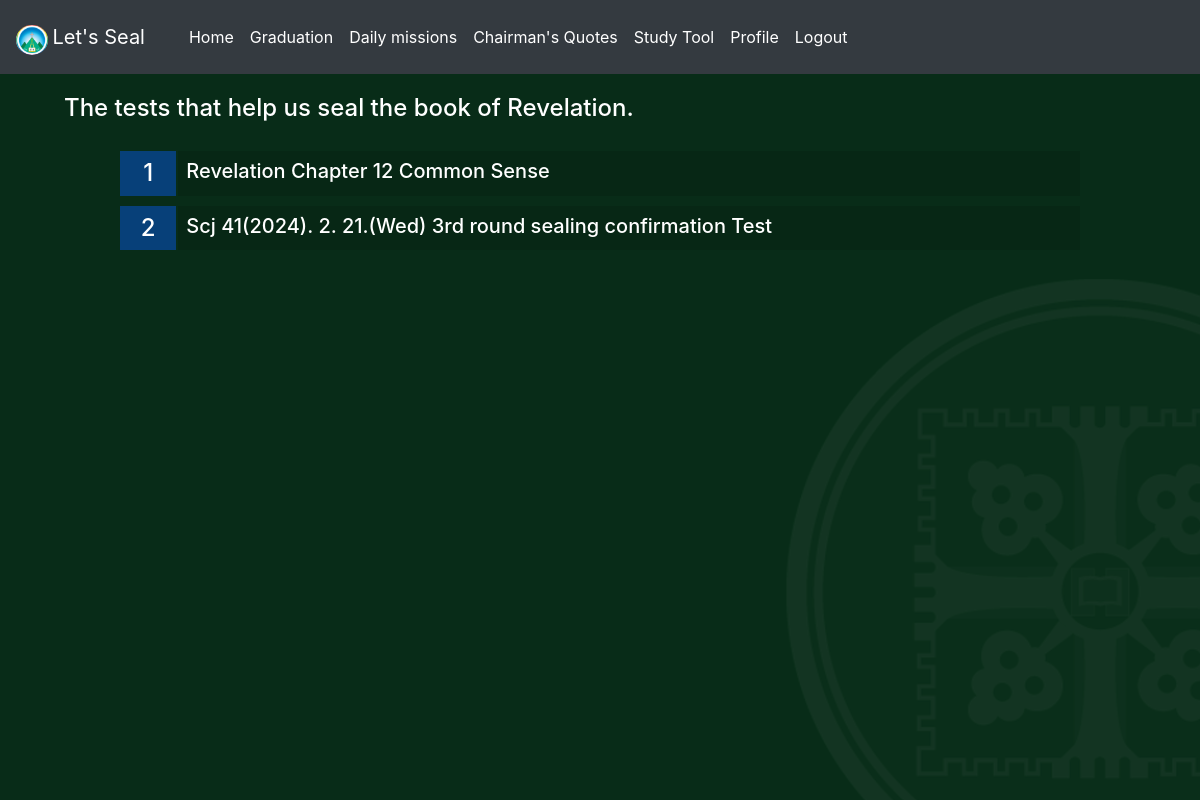
The page /core/tests/ on the database its author committed.
### core/models.py (models this page shows, shortened)
class Test(models.Model):
    number = models.CharField(max_length=3)
    title = models.CharField(max_length=255)

### core/views.py (the view)
# urls.py: path('tests/', views.tests, name='tests'),
def tests(request):
    tests = Test.objects.all()
    return render(request, 'core/tests.html', {'tests': tests})

### core/templates/core/tests.html (shortened to what this page needs)
{% extends 'core/index.html' %}
{% block content %}
    <h3 class="tests_title">The tests that help us seal the book of Revelation.</h3>
{% for test in tests %}
    <div class="dates">
        <h4 class="number">{{ test.number }}</h4>
        <a href="{% url 'questions' test.id %}"><div class="test" style="color: white;"><h4 class="test_title">{{ test.title }}</h4></div></a>
    </div>
{% endfor %}
{% endblock %}

### core/static/css/sealing.css (style rules this page uses)
* { padding: 0; margin: 0; box-sizing: border-box; }

### core/static/css/tests.css (style rules this page uses)
.tests_title { padding-top: 20px; padding-bottom: 20px; padding-left: 4rem; font-size: x-large; background-attachment: fixed; color: white; }
.dates { display: flex; margin: 0 auto; width: 80%; }
.dates .number { width: 6%; background: rgba(0,0,0,.1); text-align: center; align-items: center; justify-content: center; padding-top: 8px; background: #074079; color: white; }
.dates a { display: block; margin-left: 2px; padding-left: 10px; text-decoration: none; padding: 8px; color: black; width: 96%; background: rgba(0,0,0,.1); }
.dates + .dates { margin-top: 10px; margin-bottom: 0; }

### core/static/css/memorize.css (style rules this page uses)
.test .test_title, .test .qtn_title { margin-bottom: 0; font-size: 20px; padding: 0; }
.number { width: 3%; margin: 0px; padding-bottom: 8px; text-align: center; }

### rows shown on the page
Test: number "1", title "Revelation Chapter 12 Common Sense"
Test: number "2", title "Scj 41(2024). 2. 21.(Wed) 3rd round sealing confirmation Test"
